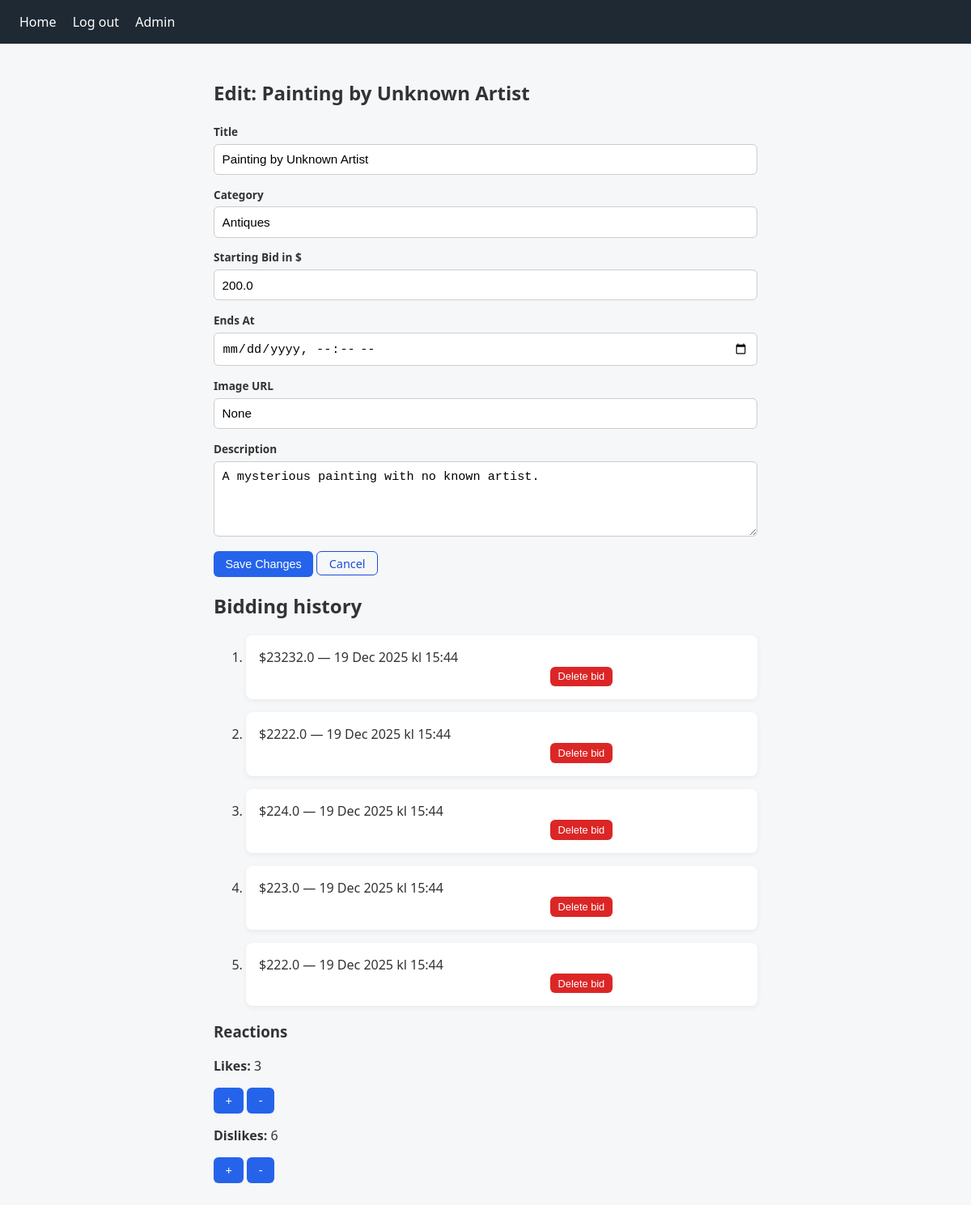
The app's page /admin/edit/3 (signed in), older data.
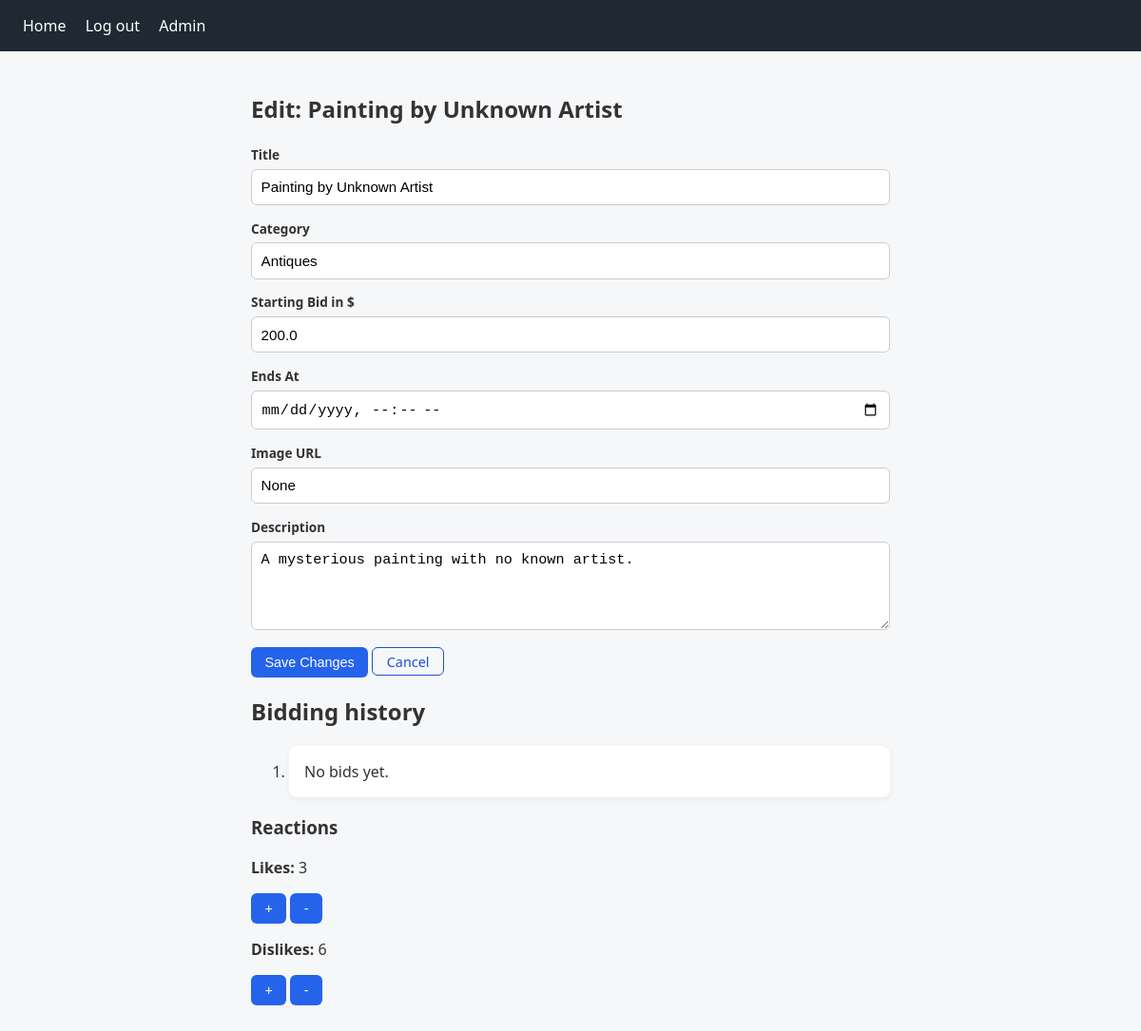
The same page, newer data.
### models/bid.py (models this page shows)
class Bid(db.Model):
    __tablename__ = 'bids'
    id = db.Column(db.Integer, primary_key=True)
    auction_id = db.Column(db.Integer, db.ForeignKey('auctions.id'), nullable=False)
    bidder_email = db.Column(db.String(120), db.ForeignKey('users.email'), nullable=False)
    amount = db.Column(db.Float, nullable=False)
    created_at = db.Column(db.DateTime, server_default=db.func.now())

### blueprints/admin/admin_routes.py (the view, shortened to what this page needs)
@admin_bp.route('/add', methods=['GET', 'POST'])
@admin_bp.route('/edit/<int:auction_id>', methods=['GET', 'POST'])
@login_required
def admin_form(auction_id=None):
    if not is_admin():
        flash('Access denied: You must be an administrator.', 'danger')
        return redirect(url_for('auctions_bp.auctions_list'))
    auction_edit = None
    title = "Add new auction"
    history = []
    if auction_id:
        auction_edit = auction_repo.get_auction_by_id(auction_id)
        title = f"Edit: {auction_edit.title}"
        history = auction_repo.get_bidding_history(auction_id)
        likes = reactions_repo.count(auction_id, "like")
        dislikes = reactions_repo.count(auction_id, "dislike")
    else:
        likes = 0
        dislikes = 0
    return render_template(
    "admin_auction_form.html",
    auction=auction_edit,
    title=title,
    history=history,
    likes=likes,
    dislikes=dislikes
)

### blueprints/admin/admin_routes.py (called while the page is built)
def is_admin():
    return current_user.is_authenticated and current_user.role == 'admin'

### dbrepository/auction_repo.py (called while the page is built)
    def get_auction_by_id(self, auction_id):
        return Auction.query.get_or_404(auction_id)

    def get_bidding_history(self, auction_id):
        return (Bid.query
                .filter_by(auction_id=auction_id)
                .order_by(Bid.created_at.desc())
                .all())

### dbrepository/reactions_repo.py (called while the page is built)
    def count(self, auction_id, kind):
        return Reaction.query.filter_by(auction_id=auction_id, kind=kind).count()

### flask_app.py (called while the page is built)
@login_manager.user_loader
def load_user(user_id):
    return User.query.get(int(user_id))

### blueprints/admin/templates/admin_auction_form.html (shortened to what this page needs)
{% extends "base.html" %}
{% block content %}
<section>
    <h1>{{ title }}</h1>
    <form method="POST">
        <div>
            <label for="title" class="form-label">Title</label>
            <input type="text" placeholder="Example Nightstand" id="title" name="title"
                value="{{ auction.title if auction else '' }}" required>
        </div>
        <div class="mb-3">
            <label for="category" class="form-label">Category</label>
            <input type="text" placeholder="Example furniture" id="category" name="category"
                value="{{ auction.category if auction else '' }}" required>
        </div>
        <div>
            <div>
                <label for="starting_bid" class="form-label">Starting Bid in $</label>
                <input type="text" placeholder="100.00" id="starting_bid" name="starting_bid"
                    value="{{ auction.starting_bid if auction else '' }}" required>
            </div>
            <div>
                <label for="end_at" class="form-label">Ends At</label>
                <input type="datetime-local" id="end_at" name="end_at"
                    value="{{ auction.end_at if auction else '' }}" required>
            </div>
            <div>
                <label for="image_url" class="form-label">Image URL</label>
                <input type="text" placeholder="Optional" id="image_url" name="image_url"
                    value="{{ auction.image_url if auction else '' }}" >
            </div>
        </div>
        <div>
            <label for="description" class="form-label">Description</label>
            <textarea id="description" placeholder="Describe your item" name="description" rows="4"
                required>{{ auction.description if auction else '' }}</textarea>
        </div>
        <button type="submit" class="button">
            {{ 'Save Changes' if auction else 'Add auction' }}
        </button>
        <a href="{{ url_for('admin_bp.admin_auctions_list') }}" class="button-secondary">Cancel</a>
    </form>
     {% if auction %}
    <h2>Bidding history</h2>
    <ol>
        {% for bid in history %}
        <li>${{ bid.amount }} — {{ bid.created_at.strftime("%d %b %Y kl %H:%M") }}
            <form action="{{ url_for('admin_bp.admin_delete_bid', bid_id=bid.id) }}" method="POST" style="display:inline;">
            <button type="submit" class="button small danger button-far-right"
                onclick="return confirm('Are you sure you want to delete this bid?');"
                aria-label="Delete bid for {{ auction.title }}">Delete bid</button>
        </form>
        </li>
        {% else %}
        <li>No bids yet.</li>
        {% endfor %}
        {% endif %}
    </ol>
    {% if auction %}
    <h3>Reactions</h3>
    <p>
        <b>Likes:</b> {{ likes }}
    <form method="post" action="{{ url_for('admin_bp.admin_likes_plus', auction_id=auction.id) }}"
        style="display:inline;">
        <button class="button" type="submit">+</button>
    </form>
    <form method="post" action="{{ url_for('admin_bp.admin_likes_minus', auction_id=auction.id) }}"
        style="display:inline;">
        <button class="button" type="submit">-</button>
    </form>
    </p>
    <p>
        <b>Dislikes:</b> {{ dislikes }}
    <form method="post" action="{{ url_for('admin_bp.admin_dislikes_plus', auction_id=auction.id) }}"
        style="display:inline;">
        <button class="button" type="submit">+</button>
    </form>
    <form method="post" action="{{ url_for('admin_bp.admin_dislikes_minus', auction_id=auction.id) }}"
        style="display:inline;">
        <button class="button" type="submit">-</button>
    </form>
    </p>
    {% endif %}
</section>
{% endblock %}

Row changes from the older to the newer data that the page shows:
removed Bid: amount "23232.0", created_at "19 Dec 2025 kl 15:44"
removed Bid: amount "2222.0", created_at "19 Dec 2025 kl 15:44"
removed Bid: amount "224.0", created_at "19 Dec 2025 kl 15:44"
removed Bid: amount "223.0", created_at "19 Dec 2025 kl 15:44"
removed Bid: amount "222.0", created_at "19 Dec 2025 kl 15:44"
Text that changed along with them:
text now shown: "No bids yet."
